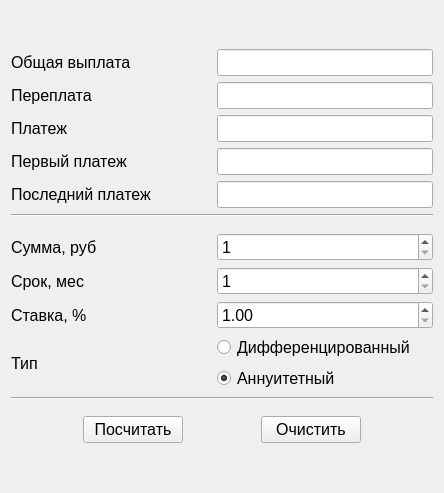
<?xml version="1.0" encoding="UTF-8"?>
<ui version="4.0">
 <class>Creditcalc</class>
 <widget class="QWidget" name="Creditcalc">
  <property name="geometry">
   <rect>
    <x>0</x>
    <y>0</y>
    <width>444</width>
    <height>493</height>
   </rect>
  </property>
  <property name="sizePolicy">
   <sizepolicy hsizetype="Preferred" vsizetype="Preferred">
    <horstretch>0</horstretch>
    <verstretch>0</verstretch>
   </sizepolicy>
  </property>
  <property name="windowTitle">
   <string>Credit</string>
  </property>
  <layout class="QGridLayout" name="gridLayout">
   <item row="0" column="0">
    <layout class="QGridLayout" name="gridLayout_2">
     <property name="sizeConstraint">
      <enum>QLayout::SetDefaultConstraint</enum>
     </property>
     <item row="9" column="0">
      <layout class="QHBoxLayout" name="horizontalLayout_11">
       <item>
        <widget class="QLabel" name="label">
         <property name="sizePolicy">
          <sizepolicy hsizetype="Fixed" vsizetype="Preferred">
           <horstretch>0</horstretch>
           <verstretch>0</verstretch>
          </sizepolicy>
         </property>
         <property name="minimumSize">
          <size>
           <width>200</width>
           <height>0</height>
          </size>
         </property>
         <property name="font">
          <font>
           <pointsize>12</pointsize>
          </font>
         </property>
         <property name="text">
          <string>Ставка, %</string>
         </property>
        </widget>
       </item>
       <item>
        <widget class="QDoubleSpinBox" name="db_sp_percent">
         <property name="sizePolicy">
          <sizepolicy hsizetype="Expanding" vsizetype="Fixed">
           <horstretch>0</horstretch>
           <verstretch>0</verstretch>
          </sizepolicy>
         </property>
         <property name="font">
          <font>
           <pointsize>12</pointsize>
          </font>
         </property>
         <property name="minimum">
          <double>1.000000000000000</double>
         </property>
         <property name="maximum">
          <double>365.000000000000000</double>
         </property>
        </widget>
       </item>
      </layout>
     </item>
     <item row="2" column="0">
      <layout class="QHBoxLayout" name="horizontalLayout_21">
       <item>
        <widget class="QLabel" name="label_5">
         <property name="sizePolicy">
          <sizepolicy hsizetype="Fixed" vsizetype="Preferred">
           <horstretch>0</horstretch>
           <verstretch>0</verstretch>
          </sizepolicy>
         </property>
         <property name="minimumSize">
          <size>
           <width>200</width>
           <height>0</height>
          </size>
         </property>
         <property name="font">
          <font>
           <pointsize>12</pointsize>
          </font>
         </property>
         <property name="text">
          <string>Платеж</string>
         </property>
        </widget>
       </item>
       <item>
        <widget class="QLineEdit" name="le_payment">
         <property name="font">
          <font>
           <pointsize>12</pointsize>
          </font>
         </property>
         <property name="readOnly">
          <bool>true</bool>
         </property>
        </widget>
       </item>
      </layout>
     </item>
     <item row="13" column="0">
      <layout class="QHBoxLayout" name="horizontalLayout_24">
       <item>
        <widget class="QPushButton" name="bt_calc">
         <property name="sizePolicy">
          <sizepolicy hsizetype="Fixed" vsizetype="Fixed">
           <horstretch>0</horstretch>
           <verstretch>0</verstretch>
          </sizepolicy>
         </property>
         <property name="minimumSize">
          <size>
           <width>100</width>
           <height>0</height>
          </size>
         </property>
         <property name="font">
          <font>
           <pointsize>12</pointsize>
          </font>
         </property>
         <property name="text">
          <string>Посчитать</string>
         </property>
        </widget>
       </item>
       <item>
        <widget class="QPushButton" name="bt_clear">
         <property name="sizePolicy">
          <sizepolicy hsizetype="Fixed" vsizetype="Fixed">
           <horstretch>0</horstretch>
           <verstretch>0</verstretch>
          </sizepolicy>
         </property>
         <property name="minimumSize">
          <size>
           <width>100</width>
           <height>0</height>
          </size>
         </property>
         <property name="font">
          <font>
           <pointsize>12</pointsize>
          </font>
         </property>
         <property name="text">
          <string>Очистить</string>
         </property>
        </widget>
       </item>
      </layout>
     </item>
     <item row="0" column="0">
      <layout class="QHBoxLayout" name="horizontalLayout_4">
       <item>
        <widget class="QLabel" name="label_9">
         <property name="sizePolicy">
          <sizepolicy hsizetype="Fixed" vsizetype="Preferred">
           <horstretch>0</horstretch>
           <verstretch>0</verstretch>
          </sizepolicy>
         </property>
         <property name="minimumSize">
          <size>
           <width>200</width>
           <height>0</height>
          </size>
         </property>
         <property name="font">
          <font>
           <pointsize>12</pointsize>
          </font>
         </property>
         <property name="text">
          <string>Общая выплата</string>
         </property>
        </widget>
       </item>
       <item>
        <widget class="QLineEdit" name="le_total">
         <property name="font">
          <font>
           <pointsize>12</pointsize>
          </font>
         </property>
         <property name="readOnly">
          <bool>true</bool>
         </property>
        </widget>
       </item>
      </layout>
     </item>
     <item row="8" column="0">
      <layout class="QHBoxLayout" name="horizontalLayout_18">
       <item>
        <widget class="QLabel" name="label_3">
         <property name="sizePolicy">
          <sizepolicy hsizetype="Fixed" vsizetype="Preferred">
           <horstretch>0</horstretch>
           <verstretch>0</verstretch>
          </sizepolicy>
         </property>
         <property name="minimumSize">
          <size>
           <width>200</width>
           <height>0</height>
          </size>
         </property>
         <property name="font">
          <font>
           <pointsize>12</pointsize>
          </font>
         </property>
         <property name="text">
          <string>Срок, мес</string>
         </property>
        </widget>
       </item>
       <item>
        <widget class="QSpinBox" name="sp_month">
         <property name="sizePolicy">
          <sizepolicy hsizetype="Expanding" vsizetype="Fixed">
           <horstretch>0</horstretch>
           <verstretch>0</verstretch>
          </sizepolicy>
         </property>
         <property name="font">
          <font>
           <pointsize>12</pointsize>
          </font>
         </property>
         <property name="minimum">
          <number>1</number>
         </property>
         <property name="maximum">
          <number>60</number>
         </property>
         <property name="value">
          <number>1</number>
         </property>
        </widget>
       </item>
      </layout>
     </item>
     <item row="10" column="0">
      <layout class="QHBoxLayout" name="horizontalLayout_12">
       <item>
        <widget class="QLabel" name="label_2">
         <property name="sizePolicy">
          <sizepolicy hsizetype="Fixed" vsizetype="Preferred">
           <horstretch>0</horstretch>
           <verstretch>0</verstretch>
          </sizepolicy>
         </property>
         <property name="minimumSize">
          <size>
           <width>200</width>
           <height>0</height>
          </size>
         </property>
         <property name="font">
          <font>
           <pointsize>12</pointsize>
          </font>
         </property>
         <property name="text">
          <string>Тип</string>
         </property>
        </widget>
       </item>
       <item>
        <layout class="QVBoxLayout" name="verticalLayout_5">
         <item>
          <widget class="QRadioButton" name="rb_dif">
           <property name="font">
            <font>
             <pointsize>12</pointsize>
            </font>
           </property>
           <property name="text">
            <string>Дифференцированный</string>
           </property>
          </widget>
         </item>
         <item>
          <widget class="QRadioButton" name="rb_ann">
           <property name="font">
            <font>
             <pointsize>12</pointsize>
            </font>
           </property>
           <property name="text">
            <string>Аннуитетный</string>
           </property>
           <property name="checked">
            <bool>true</bool>
           </property>
          </widget>
         </item>
        </layout>
       </item>
      </layout>
     </item>
     <item row="3" column="0">
      <layout class="QHBoxLayout" name="horizontalLayout_2">
       <item>
        <widget class="QLabel" name="label_6">
         <property name="sizePolicy">
          <sizepolicy hsizetype="Fixed" vsizetype="Preferred">
           <horstretch>0</horstretch>
           <verstretch>0</verstretch>
          </sizepolicy>
         </property>
         <property name="minimumSize">
          <size>
           <width>200</width>
           <height>0</height>
          </size>
         </property>
         <property name="font">
          <font>
           <pointsize>12</pointsize>
          </font>
         </property>
         <property name="text">
          <string>Первый платеж</string>
         </property>
        </widget>
       </item>
       <item>
        <widget class="QLineEdit" name="le_payment_first">
         <property name="font">
          <font>
           <pointsize>12</pointsize>
          </font>
         </property>
         <property name="readOnly">
          <bool>true</bool>
         </property>
        </widget>
       </item>
      </layout>
     </item>
     <item row="6" column="0">
      <spacer name="verticalSpacer_2">
       <property name="orientation">
        <enum>Qt::Vertical</enum>
       </property>
       <property name="sizeType">
        <enum>QSizePolicy::Fixed</enum>
       </property>
       <property name="sizeHint" stdset="0">
        <size>
         <width>20</width>
         <height>10</height>
        </size>
       </property>
      </spacer>
     </item>
     <item row="4" column="0">
      <layout class="QHBoxLayout" name="horizontalLayout_3">
       <item>
        <widget class="QLabel" name="label_7">
         <property name="sizePolicy">
          <sizepolicy hsizetype="Fixed" vsizetype="Preferred">
           <horstretch>0</horstretch>
           <verstretch>0</verstretch>
          </sizepolicy>
         </property>
         <property name="minimumSize">
          <size>
           <width>200</width>
           <height>0</height>
          </size>
         </property>
         <property name="font">
          <font>
           <pointsize>12</pointsize>
          </font>
         </property>
         <property name="text">
          <string>Последний платеж</string>
         </property>
        </widget>
       </item>
       <item>
        <widget class="QLineEdit" name="le_payment_last">
         <property name="font">
          <font>
           <pointsize>12</pointsize>
          </font>
         </property>
         <property name="readOnly">
          <bool>true</bool>
         </property>
        </widget>
       </item>
      </layout>
     </item>
     <item row="12" column="0">
      <spacer name="verticalSpacer">
       <property name="orientation">
        <enum>Qt::Vertical</enum>
       </property>
       <property name="sizeType">
        <enum>QSizePolicy::Fixed</enum>
       </property>
       <property name="sizeHint" stdset="0">
        <size>
         <width>20</width>
         <height>10</height>
        </size>
       </property>
      </spacer>
     </item>
     <item row="1" column="0">
      <layout class="QHBoxLayout" name="horizontalLayout_5">
       <item>
        <widget class="QLabel" name="label_8">
         <property name="sizePolicy">
          <sizepolicy hsizetype="Fixed" vsizetype="Preferred">
           <horstretch>0</horstretch>
           <verstretch>0</verstretch>
          </sizepolicy>
         </property>
         <property name="minimumSize">
          <size>
           <width>200</width>
           <height>0</height>
          </size>
         </property>
         <property name="font">
          <font>
           <pointsize>12</pointsize>
          </font>
         </property>
         <property name="text">
          <string>Переплата</string>
         </property>
        </widget>
       </item>
       <item>
        <widget class="QLineEdit" name="le_overpayment">
         <property name="font">
          <font>
           <pointsize>12</pointsize>
          </font>
         </property>
         <property name="readOnly">
          <bool>true</bool>
         </property>
        </widget>
       </item>
      </layout>
     </item>
     <item row="7" column="0">
      <layout class="QHBoxLayout" name="horizontalLayout_19">
       <item>
        <widget class="QLabel" name="label_4">
         <property name="sizePolicy">
          <sizepolicy hsizetype="Fixed" vsizetype="Preferred">
           <horstretch>0</horstretch>
           <verstretch>0</verstretch>
          </sizepolicy>
         </property>
         <property name="minimumSize">
          <size>
           <width>200</width>
           <height>0</height>
          </size>
         </property>
         <property name="font">
          <font>
           <pointsize>12</pointsize>
          </font>
         </property>
         <property name="text">
          <string>Сумма, руб</string>
         </property>
        </widget>
       </item>
       <item>
        <widget class="QSpinBox" name="sp_sum">
         <property name="sizePolicy">
          <sizepolicy hsizetype="Expanding" vsizetype="Fixed">
           <horstretch>0</horstretch>
           <verstretch>0</verstretch>
          </sizepolicy>
         </property>
         <property name="font">
          <font>
           <pointsize>12</pointsize>
          </font>
         </property>
         <property name="minimum">
          <number>1</number>
         </property>
         <property name="maximum">
          <number>100000000</number>
         </property>
         <property name="singleStep">
          <number>1000</number>
         </property>
        </widget>
       </item>
      </layout>
     </item>
     <item row="5" column="0">
      <widget class="Line" name="line">
       <property name="orientation">
        <enum>Qt::Horizontal</enum>
       </property>
      </widget>
     </item>
     <item row="11" column="0">
      <widget class="Line" name="line_2">
       <property name="orientation">
        <enum>Qt::Horizontal</enum>
       </property>
      </widget>
     </item>
    </layout>
   </item>
  </layout>
 </widget>
 <resources/>
 <connections/>
</ui>
